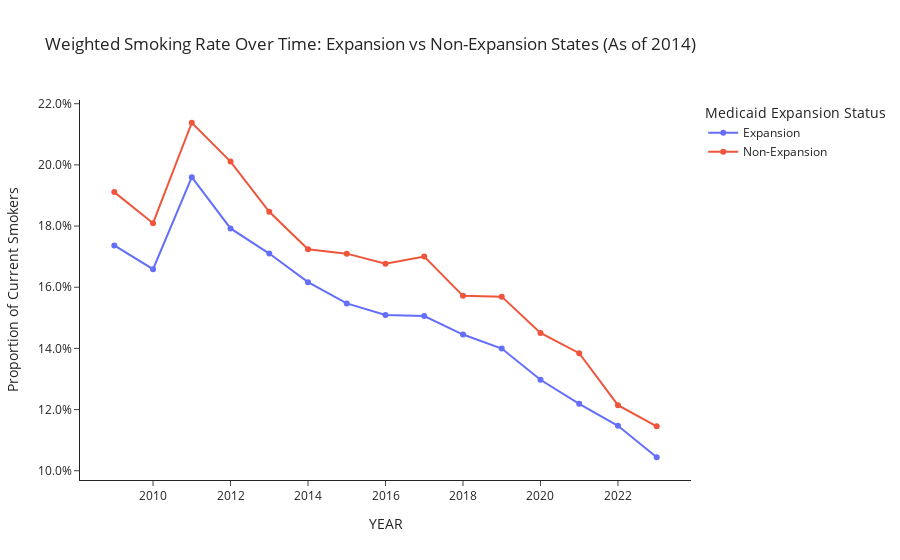

Here is the notebook cell this chart was saved with:
### Markdown cell above
Creates an interactive line chart (Plotly Express) comparing weighted smoking proportions over time between expansion and non-expansion states; formats axes and layout.

### Code cell
fig = px.line(
    smoke_rate_by_group,
    x="YEAR", y="is_smoker",
    color="expansion",
    markers=True,
    title="Weighted Smoking Rate Over Time: Expansion vs Non-Expansion States (As of 2014)",
    labels={"is_smoker": "Proportion of Current Smokers", "expansion": "Medicaid Expansion Status"}
)
fig.update_layout(yaxis_tickformat=".1%", template="simple_white")
fig.show()

### Figure 1 — Plotly figure (JSON) as saved in the notebook; plotly's stock layout.template omitted (floating-point values rounded to 4 significant figures)
{"data": [{"hovertemplate": "Medicaid Expansion Status=Expansion<br>YEAR=%{x}<br>Proportion of Current Smokers=%{y}<extra></extra>", "legendgroup": "Expansion", "line": {"color": "#636efa", "dash": "solid"}, "marker": {"symbol": "circle"}, "mode": "lines+markers", "name": "Expansion", "orientation": "v", "showlegend": true, "type": "scatter", "x": [2009, 2010, 2011, 2012, 2013, 2014, 2015, 2016, 2017, 2018, 2019, 2020, 2021, 2022, 2023], "xaxis": "x", "y": [0.1737, 0.1659, 0.196, 0.1792, 0.171, 0.1617, 0.1547, 0.1509, 0.1506, 0.1445, 0.1399, 0.1297, 0.1219, 0.1147, 0.1044], "yaxis": "y"}, {"hovertemplate": "Medicaid Expansion Status=Non-Expansion<br>YEAR=%{x}<br>Proportion of Current Smokers=%{y}<extra></extra>", "legendgroup": "Non-Expansion", "line": {"color": "#EF553B", "dash": "solid"}, "marker": {"symbol": "circle"}, "mode": "lines+markers", "name": "Non-Expansion", "orientation": "v", "showlegend": true, "type": "scatter", "x": [2009, 2010, 2011, 2012, 2013, 2014, 2015, 2016, 2017, 2018, 2019, 2020, 2021, 2022, 2023], "xaxis": "x", "y": [0.1911, 0.1809, 0.2138, 0.2011, 0.1847, 0.1724, 0.171, 0.1677, 0.1701, 0.1572, 0.1569, 0.145, 0.1384, 0.1214, 0.1145], "yaxis": "y"}], "layout": {"legend": {"title": {"text": "Medicaid Expansion Status"}, "tracegroupgap": 0}, "title": {"text": "Weighted Smoking Rate Over Time: Expansion vs Non-Expansion States (As of 2014)"}, "xaxis": {"anchor": "y", "domain": [0, 1], "title": {"text": "YEAR"}}, "yaxis": {"anchor": "x", "domain": [0, 1], "tickformat": ".1%", "title": {"text": "Proportion of Current Smokers"}}}}
